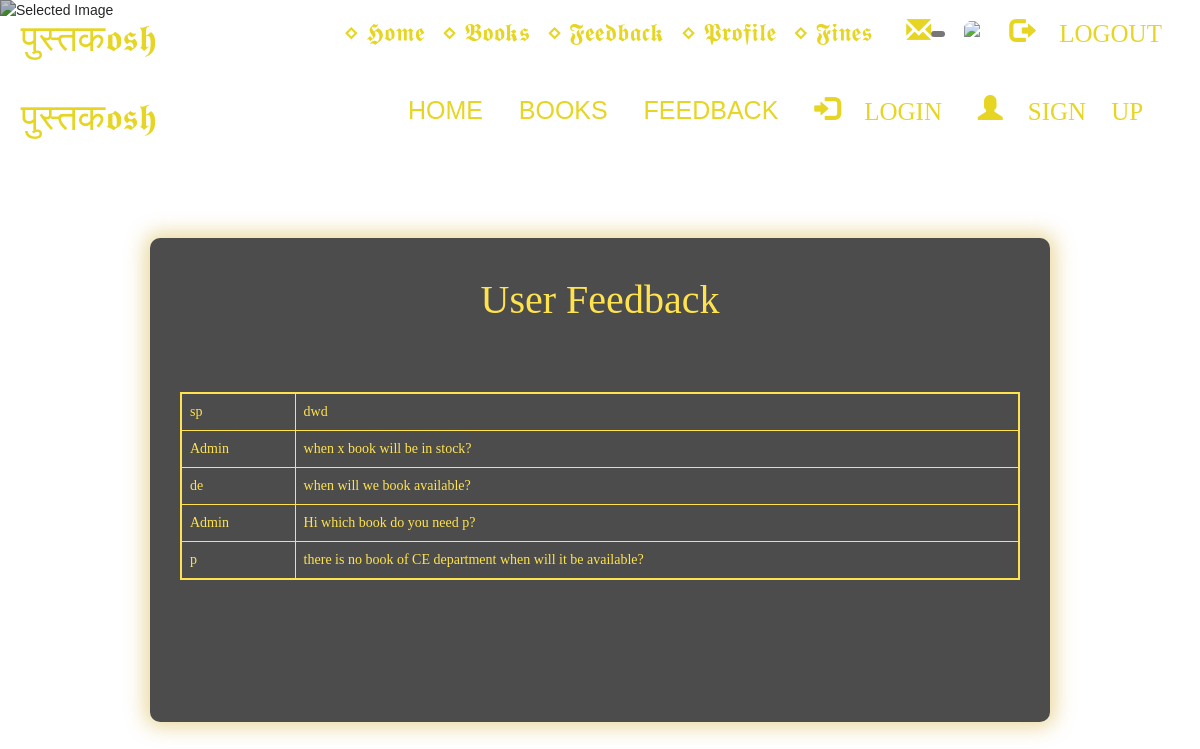
/Admin/feedback.php, run on the app's committed database.
### tables this page shows
CREATE TABLE `comments` (
  `id` int(50) NOT NULL,
  `username` varchar(100) NOT NULL,
  `comment` varchar(500) NOT NULL
);

### Admin/feedback.php (the view, shortened to what this page needs)
<?php
  include "navbar4.php";
  include "connection.php";
?>
<!DOCTYPE html>
<html>
<head>
</head>
<body>
    <div class="wrapper">
        <h4 style="font-size: 40px;font-family: Brush Script MT, cursive;">User Feedback</h4><br>
        <br><br>
        <div class="scroll">
        <?php
            if(isset($_POST['submit']))
            {
                $sql="INSERT INTO `comments` VALUES('', 'Admin' , '$_POST[comment]');";
                if(mysqli_query($db,$sql))
                {
                    $q="SELECT * FROM `comments` ORDER BY `comments`.`id` DESC";
                    $res=mysqli_query($db,$q);
                    echo "<table class='table table-bordered'>";
                    while ($row=mysqli_fetch_assoc($res))
                    {
                        echo "<tr>";
                            echo "<td>"; echo $row['username']; echo "</td>";
                            echo "<td>"; echo $row['comment']; echo "</td>";
                        echo "</tr>";
                    }
                }
            }
            else
            {
                $q="SELECT * FROM `comments` ORDER BY `comments`.`id` DESC";
                    $res=mysqli_query($db,$q);
                    echo "<table class='table table-bordered'>";
                    while ($row= mysqli_fetch_assoc($res))
                    {
                        echo "<tr>";
                            echo "<td>"; echo $row['username']; echo "</td>";
                            echo "<td>"; echo $row['comment']; echo "</td>";
                        echo "</tr>";
                    }
            }
        ?>
    </div>
    </div>
</body>
</html>

### navbar4.php (shortened to what this page needs)
<?php
include "connection.php";
?>
<!DOCTYPE html>
<html>
<head>
  <link rel="stylesheet" href="https://maxcdn.bootstrapcdn.com/bootstrap/3.3.7/css/bootstrap.min.css">
</head>
<body>
<nav class="navbar">
    <div class="typo">पुस्तक𝖔𝖘𝖍</div>
    <ul class="nav-container">
            <li><a href="index.php">&#x22C4 𝕳𝖔𝖒𝖊</a></li>
            <li><a href="books.php">&#x22C4 𝕭𝖔𝖔𝖐𝖘</a></li>
            <li><a href="feedback.php">&#x22C4 𝕱𝖊𝖊𝖉𝖇𝖆𝖈𝖐</a></li>
            <li><a href="profile.php">&#x22C4 𝕻𝖗𝖔𝖋𝖎𝖑𝖊</a></li>
            <li><a href="fine.php">&#x22C4 𝕱𝖎𝖓𝖊𝖘</a></li>
            <li><a href="message.php"><span class="glyphicon glyphicon-envelope"></span><span class="badge bg-green">
            <li><a href="">
                    <div style="color: white">
                      <?php
                        echo "<img class='img-circle profile_img' height=30 width=30 src='images/".$_SESSION['pic']."'>";
                      ?>
                    </div>
                  </a></li>
                  <li><a href="logout.php"><span class="glyphicon glyphicon-log-out"> LOGOUT</span></a></li>
    </ul>
</nav>
<?php
      if(isset($_SESSION['login_user']))
      {
        $day=0;
        $exp='<p style="color:yellow; background-color:red;">EXPIRED</p>';
        $res= mysqli_query($db,"SELECT * FROM `issue_book` where username ='$_SESSION[login_user]' and approve ='$exp' ;");
      while($row=mysqli_fetch_assoc($res))
      {
        $d= strtotime($row['return']);
        $c= strtotime(date("Y-m-d"));
        $diff= $c-$d;
        if($diff>=0)
        {
          $day= $day+floor($diff/(60*60*24));
        }
      }
      $_SESSION['fine']=$day*.3;
    }
    else
    { ?>
      <nav class="navbar">
      <div class="typo">पुस्तक𝖔𝖘𝖍</div>
      <ul class="nav-container">
            <li><a href="index.php">HOME</a></li>
            <li><a href="books.php">BOOKS</a></li>
            <li><a href="feedback.php">FEEDBACK</a></li>
                  <li><a href="../login.php"><span class="glyphicon glyphicon-log-in"> LOGIN</span></a></li>
                  <li><a href="registration.php"><span class="glyphicon glyphicon-user"> SIGN UP</span></a></li>
        </ul>
      </nav>
    <?php
}
?>
</body>
</html>

### navbar4.php (style rules this page uses)
* { margin: 0; padding: 0; box-sizing: border-box; }
body { font-family: Arial, sans-serif; }
.navbar { display: flex; align-items: center; justify-content: space-between; padding: 2px 20px; margin-top:20px; }
.navbar .typo { font-size: 3.7rem; color: #e6d522; flex-grow: 1; position: relative; top: -10px; }
.nav-container { display: flex; flex-grow: 1; justify-content: space-evenly; list-style: none; padding: 0; position: relative; top: -12px; }
.nav-container li { list-style: none; margin: 10 5px; }
.nav-container a { color: #e6d522; text-decoration: none; font-size: 2.5rem; transition: color 0.3s ease; }

### Admin/feedback.php (style rules this page uses)
.wrapper { margin-top: 80px; margin-left: auto; margin-right: auto; width: 900px; background: rgba(0, 0, 0, 0.6); padding: 30px; border-radius: 10px; box-shadow: 0px 0px 20px 5px rgba(212, 175, 55, 0.7); text-align: center; height: 300px; background-color: black; opacity: .7; color: gold; font-family: 'UnifrakturMaguntia', cursive; height:auto; }
.scroll { width: 100%; height: 300px; overflow: auto; }
.table { border: 2px solid gold; background-color: black; color: gold; font-family: 'UnifrakturMaguntia', cursive; }
.table-bordered td, .table-bordered th { border: 1px solid gold !important; color: gold; padding: 10px; text-align: justify; }
h4, input[type="submit"] { font-family: 'UnifrakturMaguntia', cursive; }

### data on the page
comments: username "sp", comment "dwd"
comments: username "Admin", comment "when x book will be in stock?"
comments: username "de", comment "when will we book available?"
comments: username "Admin", comment "Hi which book do you need p?"
comments: username "p", comment "there is no book of CE department when will it be available?"
